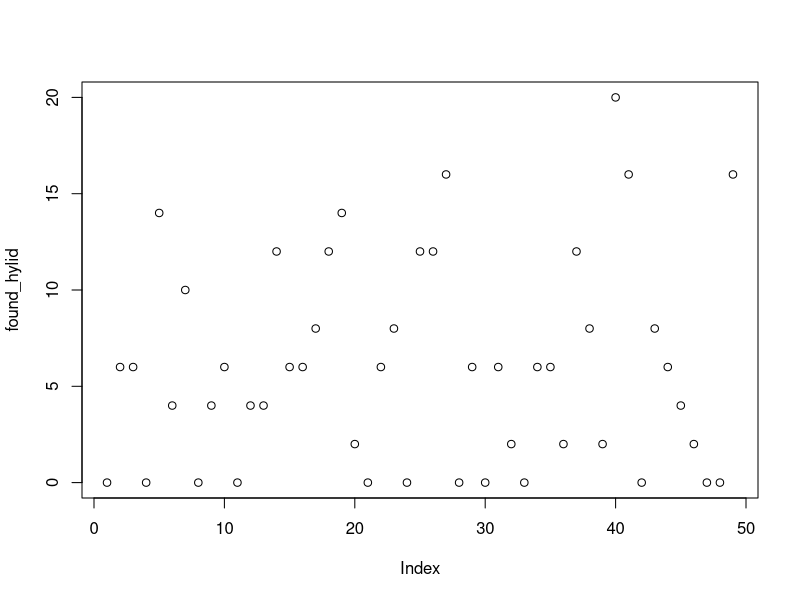
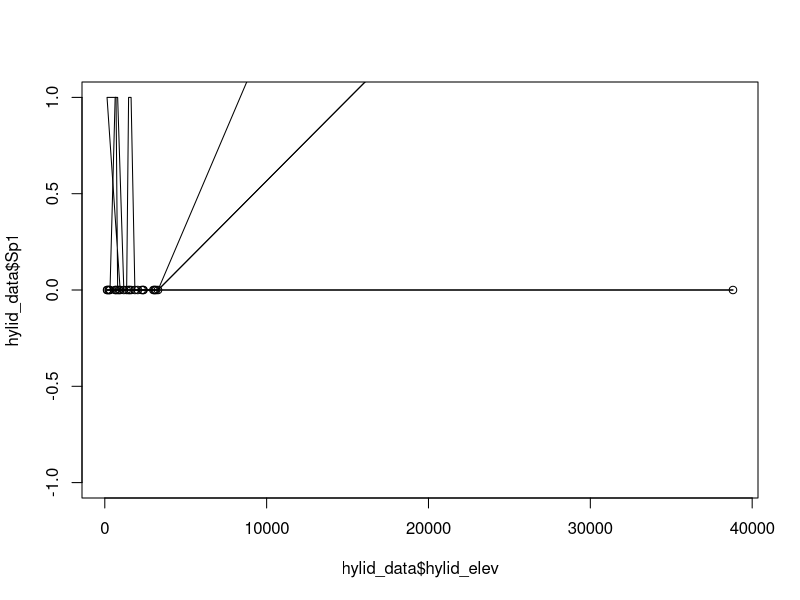

Reproduce these figures in R, in order.
setwd("Null models/")
# read in data; check.
hum <- read.csv(file="Hummingbirds.csv")
hylid <- read.csv("Hylids.csv")

## removing 'Elev_' from the hummer data.
hum_elev <- as.numeric(gsub(pattern="Elev_", replacement="", fixed=T, hum$Elevation))
hum_data<- cbind(hum_elev, hum)
hum_data$Elevation<-NULL

## removing 'Elev_' from the hylid data.
hylid_elev <- as.numeric(gsub(pattern="Elev_", replacement="", fixed=T, hylid$Elevation))
hylid_data<- cbind(hylid_elev, hylid)
hylid_data$Elevation<-NULL
hylid_data

#######=============== Hummingbirds ======================================================================

# Start with hummingbirds
## add sp richness across all elevations for all hummers
hum_data[26,] <- colSums(hum_data)
hum_data
  hum_data[26,] # check output




#######=============== Hylids ===========================================================================

# Start with hummingbirds
## add sp richness across all elevations for all hummers
hylid_data[26,] <- colSums(hylid_data)
hylid_data
  hylid_data[26,] # check output





#######============   Ignore!! =============================================================================
found_hylid <-colSums(hylid_data[,2:50]) ## num of times each spp (1:50) is found at diff elevations
  plot(found_hylid) ## hot mess

# playing with rle
rle(hylid_data$Sp1)


## Plotting some stuff...
plot(hylid_data$hylid_elev, hylid_data$Sp1)
  lines(hylid_data$hylid_elev, hylid_data$Sp1)
  lines(hylid_data$hylid_elev, hylid_data$Sp2)
  lines(hylid_data$hylid_elev, hylid_data$Sp3)
  lines(hylid_data$hylid_elev, hylid_data$Sp4)
  lines(hylid_data$hylid_elev, hylid_data$Sp5)
